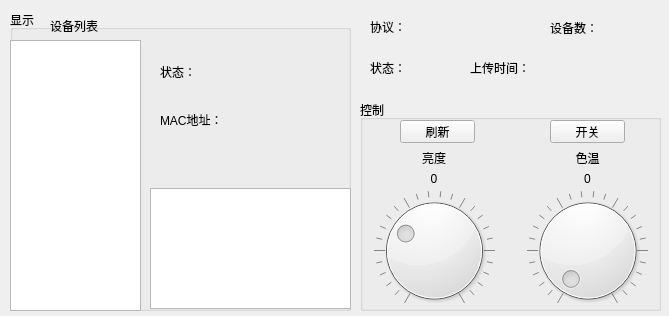
<?xml version="1.0" encoding="UTF-8"?>
<ui version="4.0">
 <class>MainWidget</class>
 <widget class="QWidget" name="MainWidget">
  <property name="geometry">
   <rect>
    <x>0</x>
    <y>0</y>
    <width>669</width>
    <height>316</height>
   </rect>
  </property>
  <property name="windowTitle">
   <string>Form</string>
  </property>
  <widget class="QGroupBox" name="groupBox">
   <property name="geometry">
    <rect>
     <x>360</x>
     <y>100</y>
     <width>301</width>
     <height>211</height>
    </rect>
   </property>
   <property name="title">
    <string>控制</string>
   </property>
   <widget class="QPushButton" name="pushButton">
    <property name="geometry">
     <rect>
      <x>190</x>
      <y>20</y>
      <width>75</width>
      <height>23</height>
     </rect>
    </property>
    <property name="text">
     <string>开关</string>
    </property>
   </widget>
   <widget class="QWidget" name="layoutWidget">
    <property name="geometry">
     <rect>
      <x>0</x>
      <y>90</y>
      <width>301</width>
      <height>121</height>
     </rect>
    </property>
    <layout class="QHBoxLayout" name="horizontalLayout_2">
     <item>
      <widget class="QDial" name="dial">
       <property name="value">
        <number>30</number>
       </property>
       <property name="wrapping">
        <bool>false</bool>
       </property>
       <property name="notchesVisible">
        <bool>true</bool>
       </property>
      </widget>
     </item>
     <item>
      <widget class="QDial" name="dial_2">
       <property name="notchesVisible">
        <bool>true</bool>
       </property>
      </widget>
     </item>
    </layout>
   </widget>
   <widget class="QWidget" name="layoutWidget">
    <property name="geometry">
     <rect>
      <x>0</x>
      <y>50</y>
      <width>301</width>
      <height>36</height>
     </rect>
    </property>
    <layout class="QVBoxLayout" name="verticalLayout">
     <item>
      <layout class="QHBoxLayout" name="horizontalLayout_3">
       <item>
        <widget class="QLabel" name="label_6">
         <property name="text">
          <string>亮度</string>
         </property>
         <property name="alignment">
          <set>Qt::AlignCenter</set>
         </property>
        </widget>
       </item>
       <item>
        <widget class="QLabel" name="label_7">
         <property name="text">
          <string>色温</string>
         </property>
         <property name="alignment">
          <set>Qt::AlignCenter</set>
         </property>
        </widget>
       </item>
      </layout>
     </item>
     <item>
      <layout class="QHBoxLayout" name="horizontalLayout_4">
       <item>
        <widget class="QLabel" name="label_8">
         <property name="text">
          <string>0</string>
         </property>
         <property name="alignment">
          <set>Qt::AlignCenter</set>
         </property>
        </widget>
       </item>
       <item>
        <widget class="QLabel" name="label_9">
         <property name="text">
          <string>0</string>
         </property>
         <property name="alignment">
          <set>Qt::AlignCenter</set>
         </property>
        </widget>
       </item>
      </layout>
     </item>
    </layout>
   </widget>
   <widget class="QPushButton" name="updatabtn">
    <property name="geometry">
     <rect>
      <x>40</x>
      <y>20</y>
      <width>75</width>
      <height>23</height>
     </rect>
    </property>
    <property name="text">
     <string>刷新</string>
    </property>
   </widget>
  </widget>
  <widget class="QGroupBox" name="groupBox_2">
   <property name="geometry">
    <rect>
     <x>10</x>
     <y>10</y>
     <width>341</width>
     <height>301</height>
    </rect>
   </property>
   <property name="title">
    <string>显示</string>
   </property>
   <widget class="QTextBrowser" name="textBrowser">
    <property name="geometry">
     <rect>
      <x>140</x>
      <y>178</y>
      <width>201</width>
      <height>121</height>
     </rect>
    </property>
   </widget>
   <widget class="QListWidget" name="listWidget">
    <property name="geometry">
     <rect>
      <x>0</x>
      <y>30</y>
      <width>131</width>
      <height>271</height>
     </rect>
    </property>
    <property name="sizePolicy">
     <sizepolicy hsizetype="Maximum" vsizetype="Maximum">
      <horstretch>0</horstretch>
      <verstretch>0</verstretch>
     </sizepolicy>
    </property>
   </widget>
   <widget class="QWidget" name="layoutWidget">
    <property name="geometry">
     <rect>
      <x>150</x>
      <y>40</y>
      <width>181</width>
      <height>91</height>
     </rect>
    </property>
    <layout class="QVBoxLayout" name="verticalLayout_2">
     <item>
      <widget class="QLabel" name="label_10">
       <property name="text">
        <string>状态：</string>
       </property>
      </widget>
     </item>
     <item>
      <widget class="QLabel" name="label_5">
       <property name="text">
        <string>MAC地址：</string>
       </property>
      </widget>
     </item>
    </layout>
   </widget>
   <widget class="QLabel" name="label_11">
    <property name="geometry">
     <rect>
      <x>40</x>
      <y>10</y>
      <width>54</width>
      <height>12</height>
     </rect>
    </property>
    <property name="text">
     <string>设备列表</string>
    </property>
   </widget>
  </widget>
  <widget class="QLabel" name="label">
   <property name="geometry">
    <rect>
     <x>370</x>
     <y>20</y>
     <width>155</width>
     <height>14</height>
    </rect>
   </property>
   <property name="text">
    <string>协议：</string>
   </property>
  </widget>
  <widget class="QLabel" name="label_2">
   <property name="geometry">
    <rect>
     <x>370</x>
     <y>60</y>
     <width>91</width>
     <height>16</height>
    </rect>
   </property>
   <property name="text">
    <string>状态：</string>
   </property>
  </widget>
  <widget class="QLabel" name="label_3">
   <property name="geometry">
    <rect>
     <x>470</x>
     <y>60</y>
     <width>181</width>
     <height>16</height>
    </rect>
   </property>
   <property name="text">
    <string>上传时间：</string>
   </property>
  </widget>
  <widget class="QLabel" name="label_4">
   <property name="geometry">
    <rect>
     <x>550</x>
     <y>20</y>
     <width>101</width>
     <height>16</height>
    </rect>
   </property>
   <property name="text">
    <string>设备数：</string>
   </property>
  </widget>
 </widget>
 <resources/>
 <connections/>
</ui>
